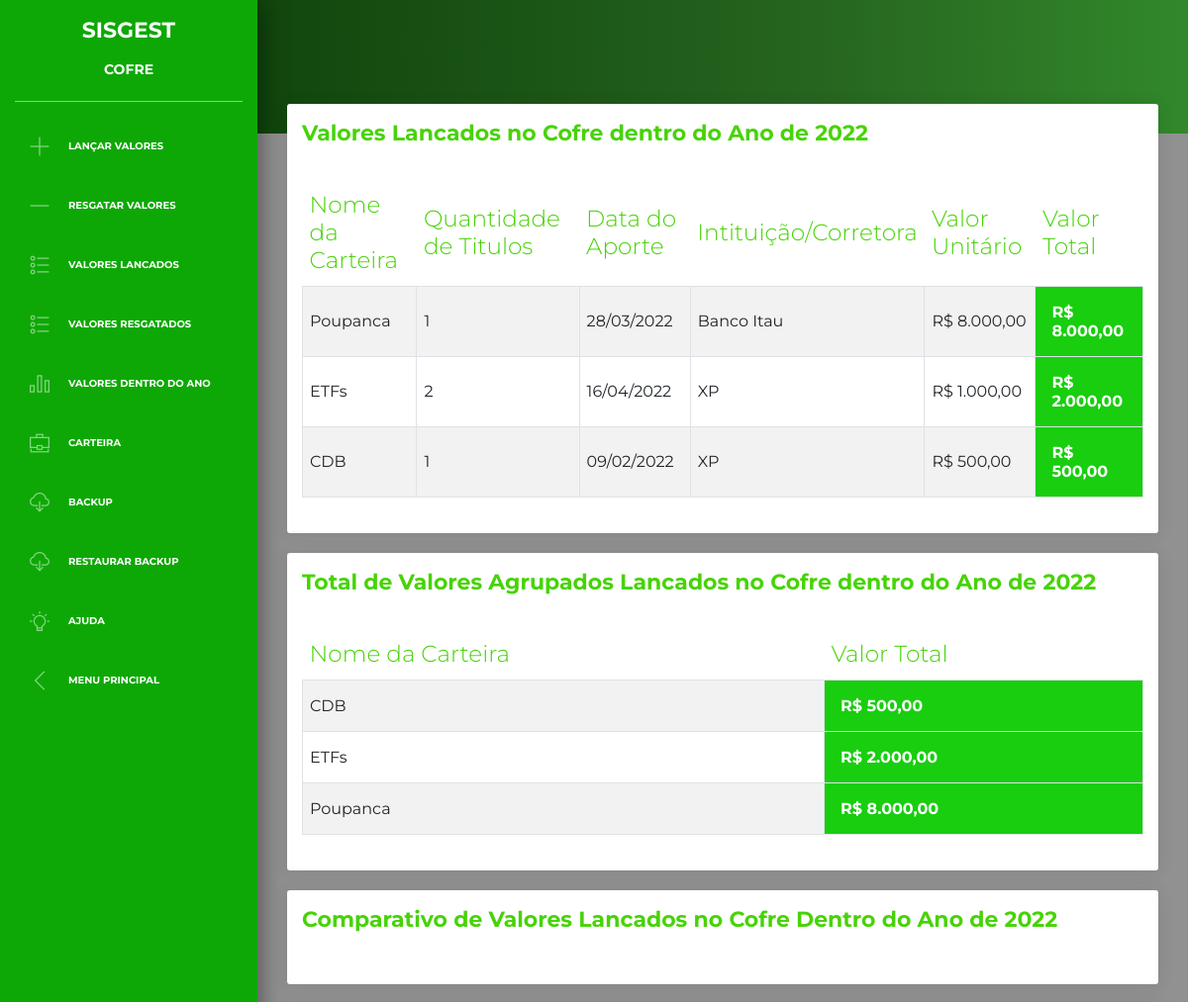
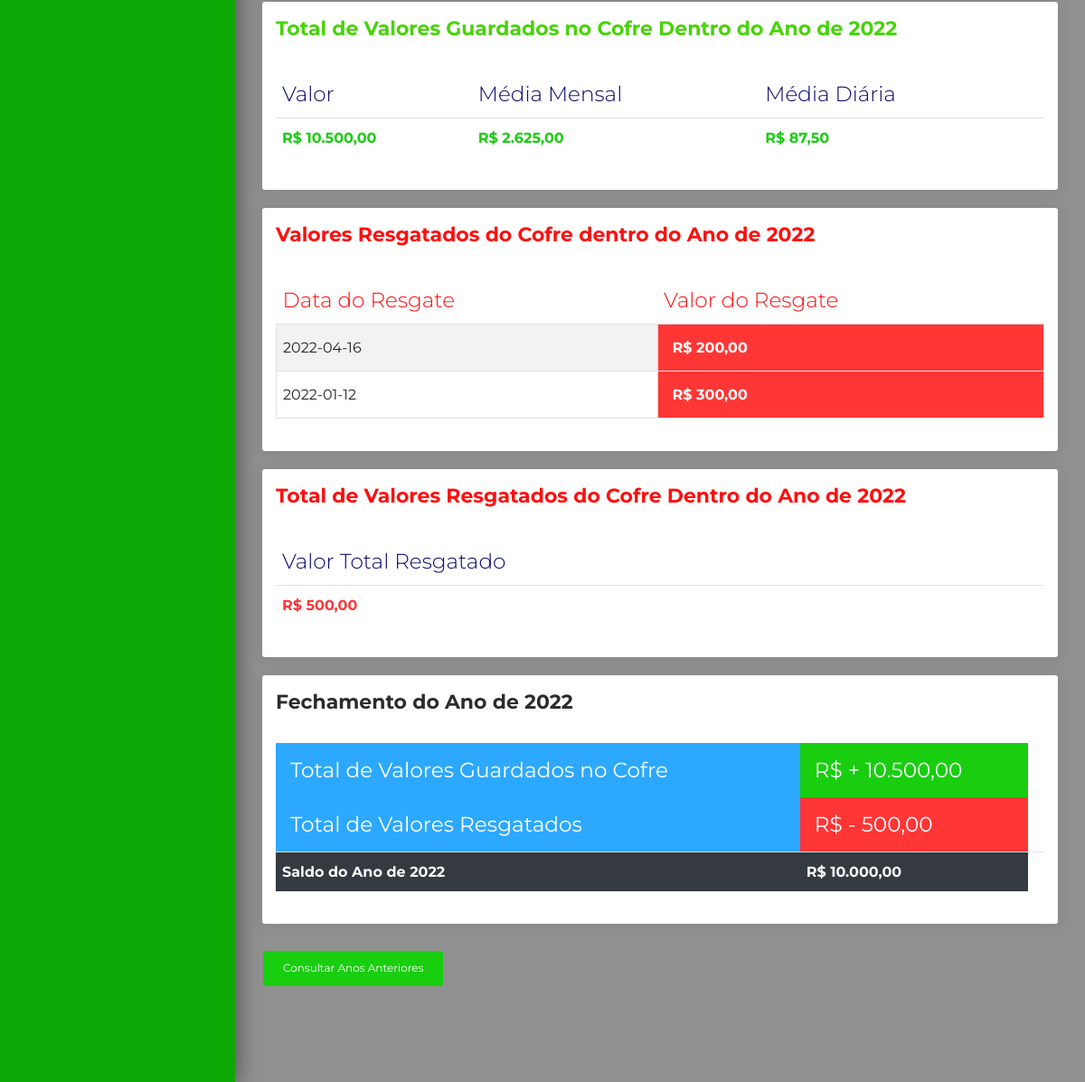
The app's page /sistema/Cofre/ComparativoAnual.php with its own data (2 pictures, top to bottom).
### tables this page shows
CREATE TABLE `cofre` (
  `cod` int(11) NOT NULL AUTO_INCREMENT,
  `nome` varchar(60) NOT NULL,
  `quantidadetitulo` int(11) NOT NULL,
  `valorunitario` varchar(60) NOT NULL,
  `valortotal` varchar(60) NOT NULL,
  `data` date NOT NULL,
  `instituicao` varchar(60) NOT NULL,
  PRIMARY KEY (`cod`)
);

CREATE TABLE `resgatecofre` (
  `cod` int(11) NOT NULL AUTO_INCREMENT,
  `data` date NOT NULL,
  `valor` varchar(60) NOT NULL,
  PRIMARY KEY (`cod`)
);

### sistema/Cofre/ComparativoAnual.php (the view, shortened to what this page needs)
<?php
include "../../conexao.php";
$ano = date('Y');
$mes = date('m');
?>
<body>
  <?php
  include "../head.php";
  include '../Cofre/Menu.php';
  include "../navbar.php";
  ?>
  <div class="panel-header-green panel-header-sm">
  </div>
  <div class="content">
    <div class="row">
      <div class="col-md-12">
        <div class="card">
          <div class="card-header">
            <h5 class="title title-color-green"> Valores Lancados no Cofre dentro do Ano de <?php echo "$ano" ?></h5>
          </div>
          <div class="card-body">
            <div class="table-responsive ">
              <table class="table table-striped table-bordered bootstrap-datatable datatable responsive">
                <thead class=" text-primary">
                  <tr>
                    <th class="title-color-green">Nome da Carteira</th>
                    <th class="title-color-green">Quantidade de Titulos</th>
                    <th class="title-color-green">Data do Aporte</th>
                    <th class="title-color-green">Intituição/Corretora</th>
                    <th class="title-color-green">Valor Unitário</th>
                    <th class="title-color-green">Valor Total</th>
                  </tr>
                </thead>
                <tbody>
                  <?php
                  $sql = "SELECT * FROM cofre WHERE data BETWEEN '$ano-01-01' AND '$ano-12-31'";
                  $uquery = mysqli_query($con, $sql);
                  while ($lncp = mysqli_fetch_object($uquery)) :
                    $unome = $lncp->nome;
                    $uquantidadeTitulo = $lncp->quantidadetitulo;
                    $uvalorUnitario = $lncp->valorunitario;
                    $udata = $lncp->data;
                    $uinstituicao = $lncp->instituicao;
                    $uvalor = $lncp->valortotal;
                  ?>
                    <tr>
                      <td class="datatable-color"><?php echo $unome; ?></td>
                      <td class="datatable-color center"><?php echo $uquantidadeTitulo; ?></td>
                      <td class="datatable-color"><?php echo date('d/m/Y', strtotime($udata)); ?></td>
                      <td class="datatable-color"><?php echo $uinstituicao; ?></td>
                      <td class="">R$ <?php echo number_format($uvalorUnitario, 2, ',', '.');  ?></td>
                      <td class="p-3 mb-2 bg-success text-white title">R$ <?php echo number_format($uvalor, 2, ',', '.');  ?></td>
                    </tr>
                  <?php endwhile; ?>
                </tbody>
              </table>
            </div>
          </div>
        </div>
        <div class="row">
          <div class="col-md-12">
            <div class="card">
              <div class="card-header">
                <h5 class="title title-color-green">Total de Valores Agrupados Lancados no Cofre dentro do Ano de <?php echo "$ano" ?></h5>
              </div>
              <div class="card-body">
                <div class="table-responsive ">
                  <table class="table table-striped table-bordered bootstrap-datatable datatable responsive">
                    <thead class=" text-primary">
                      <tr>
                        <th class="title-color-green">Nome da Carteira</th>
                        <th class="title-color-green">Valor Total</th>
                      </tr>
                    </thead>
                    <tbody>
                      <?php
                      $sql = "SELECT nome, SUM(valortotal) AS valortotal FROM cofre WHERE data BETWEEN '$ano-01-01' AND '$ano-12-31' GROUP BY nome";
                      $uquery = mysqli_query($con, $sql);
                      while ($lncp = mysqli_fetch_object($uquery)) :
                        $unome = $lncp->nome;
                        $uvalor = $lncp->valortotal;
                      ?>
                        <tr>
                          <td class="datatable-color"><?php echo $unome; ?></td>
                          <td class="p-3 mb-2 bg-success text-white title">R$ <?php echo number_format($uvalor, 2, ',', '.');  ?></td>
                        </tr>
                      <?php endwhile; ?>
                    </tbody>
                  </table>
                </div>
              </div>
            </div>
            <div class="row">
              <div class="col-md-12">
                <div class="card">
                  <div class="card-header">
                    <h5 class="title title-color-green">Comparativo de Valores Lancados no Cofre Dentro do Ano de <?php echo "$ano" ?></h5>
                  </div>
                  <div class="card-body">
                    <div class="table-responsive ">
                    </div>
                  </div>
                </div>
                <div class="row">
                  <div class="col-md-12">
                    <div class="card">
                      <div class="card-header">
                        <h5 class="title title-color-green">Total de Valores Guardados no Cofre Dentro do Ano de <?php echo "$ano" ?></h5>
                      </div>
                      <div class="card-body">
                        <div class="table-responsive ">
                          <table class="table">
                            <thead class=" text-primary">
                              <tr>
                                <th class="datatable-color">Valor</th>
                                <th class="datatable-color">Média Mensal</th>
                                <th class="datatable-color">Média Diária</th>
                              </tr>
                            </thead>
                            <tbody>
                              <?php
                              $ctotal = mysqli_query($con, "SELECT SUM(valortotal)  FROM cofre WHERE data BETWEEN '$ano-01-01' AND '$ano-12-31'");
                              while ($sum = mysqli_fetch_array($ctotal)) :
                                $csoma = 'R$ ' . number_format($sum['SUM(valortotal)'], 2, ',', '.');
                              endwhile;
                              $MediaMensalContas = mysqli_query($con, "SELECT SUM(valortotal)  FROM cofre WHERE data BETWEEN '$ano-01-01' AND '$ano-12-31'");
                              while ($sum = mysqli_fetch_array($MediaMensalContas)) :
                                $MediaSomaContas = 'R$ ' . number_format($sum['SUM(valortotal)'] / $mes, 2, ',', '.');
                              endwhile;
                              $MediaDiariaInvestimentos = mysqli_query($con, "SELECT SUM(valortotal)  FROM cofre WHERE data BETWEEN '$ano-01-01' AND '$ano-12-31'");
                              $teste = "30";
                              while ($sum = mysqli_fetch_array($MediaDiariaInvestimentos)) :
                                $MediaDiariaInvestimentos = 'R$ ' . number_format($sum['SUM(valortotal)'] / $mes / $teste, 2, ',', '.');
                              endwhile;
                              ?>
                              <tr>
                                <td class="text-success title"><?php echo $csoma; ?></td>
                                <td class="text-success title"><?php echo $MediaSomaContas; ?></td>
                                <td class="text-success title"><?php echo $MediaDiariaInvestimentos; ?></td>
                                <td>
                                </td>
                              </tr>
                            </tbody>
                          </table>
                        </div>
                      </div>
                    </div>
                    <div class="content">
                      <div class="row">
                        <div class="col-md-12">
                          <div class="card">
                            <div class="card-header">
                              <h5 class="title title-color-red"> Valores Resgatados do Cofre dentro do Ano de <?php echo "$ano" ?></h5>
                            </div>
                            <div class="card-body">
                              <div class="table-responsive ">
                                <table class="table table-striped table-bordered bootstrap-datatable datatable responsive">
                                  <thead class=" text-primary">
                                    <tr>
                                      <th class="title-color-red">Data do Resgate</th>
                                      <th class="title-color-red">Valor do Resgate</th>
                                    </tr>
                                  </thead>
                                  <tbody>
                                    <?php
                                    $sql = "SELECT * FROM resgatecofre WHERE data BETWEEN '$ano-01-01' AND '$ano-12-31'";
                                    $uquery = mysqli_query($con, $sql);
                                    while ($lncp = mysqli_fetch_object($uquery)) :
                                      $udata = $lncp->data;
                                      $uvalor = $lncp->valor;
                                    ?>
                                      <tr>
                                        <td class="datatable-color"><?php echo $udata; ?></td>
                                        <td class="p-3 mb-2 bg-danger text-white title">R$ <?php echo number_format($uvalor, 2, ',', '.');  ?></td>
                                      </tr>
                                    <?php endwhile; ?>
                                  </tbody>
                                </table>
                              </div>
                            </div>
                          </div>
                          <div class="row">
                            <div class="col-md-12">
                              <div class="card">
                                <div class="card-header">
                                  <h5 class="title title-color-red">Total de Valores Resgatados do Cofre Dentro do Ano de <?php echo "$ano" ?></h5>
                                </div>
                                <div class="card-body">
                                  <div class="table-responsive ">
                                    <table class="table">
                                      <thead class=" text-primary">
                                        <tr>
                                          <th class="datatable-color">Valor Total Resgatado</th>
                                        </tr>
                                      </thead>
                                      <tbody>
                                        <?php
                                        $ctotal = mysqli_query($con, "SELECT SUM(valor)  FROM resgatecofre WHERE data BETWEEN '$ano-01-01' AND '$ano-12-31'");
                                        while ($sum = mysqli_fetch_array($ctotal)) :
                                          $csoma = 'R$ ' . number_format($sum['SUM(valor)'], 2, ',', '.');
                                        endwhile;
                                        ?>
                                        <tr>
                                          <td class="text-danger title"><?php echo $csoma; ?></td>
                                          <td>
                                          </td>
                                        </tr>
                                      </tbody>
                                    </table>
                                  </div>
                                </div>
                              </div>
                              <div class="row">
                                <div class="col-md-12">
                                  <div class="card">
                                    <div class="card-header">
                                      <h5 class="title title-color-blue"> Fechamento do Ano de <?php echo "$ano" ?></h5>
                                    </div>
                                    <div class="card-body">
                                      <div class="table-responsive ">
                                        <table class="table">
                                          <thead class=" text-primary">
                                            <?php
                                            $totalganhos = mysqli_query($con, "SELECT SUM(valortotal) FROM cofre WHERE data BETWEEN '$ano-01-01' AND '$ano-12-31'");
                                            while ($sum = mysqli_fetch_array($totalganhos)) :
                                              $somaganhos = 'R$ + ' . number_format($sum['SUM(valortotal)'], 2, ',', '.');
                                            endwhile;
                                            ?>
                                            <tr>
                                              <th class="p-3 mb-2 bg-info text-white"><strong>Total de Valores Guardados no Cofre</strong> </th>
                                              <th class="p-3 mb-2 bg-success text-white"><strong><?php echo $somaganhos; ?></strong></th>
                                            </tr>
                                            <?php
                                            $totalcontas = mysqli_query($con, "SELECT SUM(valor) FROM resgatecofre WHERE data BETWEEN '$ano-01-01' AND '$ano-12-31'");
                                            while ($sum = mysqli_fetch_array($totalcontas)) :
                                              $somacontas = 'R$ - ' . number_format($sum['SUM(valor)'], 2, ',', '.');
                                            endwhile;
                                            ?>
                                            <tr>
                                              <th class="p-3 mb-2 bg-info text-white"><strong>Total de Valores Resgatados</strong></th>
                                              <th class="p-3 mb-2 bg-danger text-white"><strong><?php echo $somacontas; ?></strong></th>
                                            </tr>
                                          </thead>
                                          <tbody>
                                            <?php
                                            $totalganhos = mysqli_query($con, "SELECT SUM(valortotal) FROM cofre WHERE data BETWEEN '$ano-01-01' AND '$ano-12-31'");
                                            $totalcontas = mysqli_query($con, "SELECT SUM(valor)  FROM resgatecofre WHERE data BETWEEN '$ano-01-01' AND '$ano-12-31'");
                                            while ($sum = mysqli_fetch_array($totalganhos)) :
                                              $saldocontas = $sum['SUM(valortotal)'];
                                            endwhile;
                                            while ($sum = mysqli_fetch_array($totalcontas)) :
                                              $saldogastos = $sum['SUM(valor)'];
                                            endwhile;
                                            $saldo = 'R$ ' . number_format($saldocontas - $saldogastos, 2, ',', '.');
                                            ?>
                                            <tr>
                                              <td class="text-light bg-dark title">Saldo do Ano de <?php echo "$ano" ?></td>
                                              <td class="text-light bg-dark title"><?php echo $saldo; ?></td>
                                              <td>
                                              </td>
                                            </tr>
                                          </tbody>
                                        </table>
                                      </div>
                                    </div>
                                  </div>
                                  <a href="../Cofre/ComparativoAnualAnterior.php" class="btn btn-success">
                                    Consultar Anos Anteriores
                                  </a>
    <?php
    include "../footer.php";
    ?>

### records on screen
cofre: nome "Poupanca", quantidadetitulo "1", data "28/03/2022", instituicao "Banco Itau", valorunitario "8.000,00", valortotal "8.000,00"
cofre: nome "ETFs", quantidadetitulo "2", data "16/04/2022", instituicao "XP", valorunitario "1.000,00", valortotal "2.000,00"
cofre: nome "CDB", quantidadetitulo "1", data "09/02/2022", instituicao "XP", valorunitario "500,00", valortotal "500,00"
resgatecofre: data "2022-04-16", valor "200,00"
resgatecofre: data "2022-01-12", valor "300,00"

### other values on screen
$unome "CDB"
$uvalor "500,00"
$unome "ETFs"
$uvalor "2.000,00"
$unome "Poupanca"
$uvalor "8.000,00"
$csoma "R$ 10.500,00"
$MediaSomaContas "R$ 2.625,00"
$MediaDiariaInvestimentos "R$ 87,50"
$csoma "R$ 500,00"
$somaganhos "R$ + 10.500,00"
$somacontas "R$ - 500,00"
$saldo "R$ 10.000,00"
